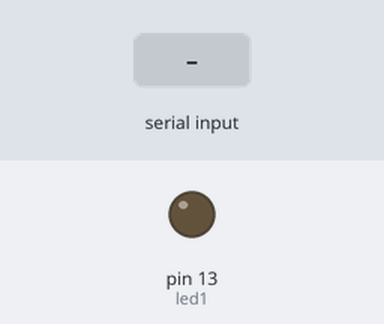
Recording of a sketch running on a simulated Arduino Uno, built with avr-gcc and run on an emulated ATmega328P. Shown: output pins drawn as LEDs (lit = HIGH). The inputs (shaded band) are chosen by the test bench.

Above: at 1.2 s.
1.3 s: "a" received over Serial
At 2.5 s:
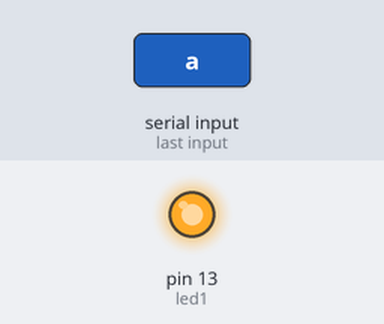
2.8 s: "b" received over Serial
At 3.8 s:
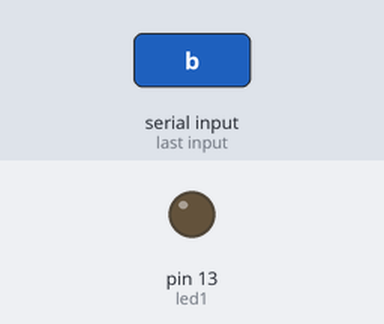
Timing chart, 0 to 5.8 s (numbered marks = the images above; inputs shaded):
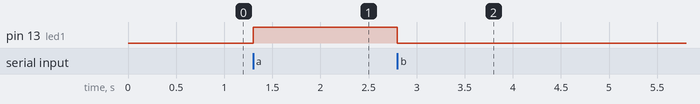

Measured:
- after the input at 1.3 s, pin 13 (led1): LOW → HIGH at once
- after the input at 2.8 s, pin 13 (led1): HIGH → LOW at once

The sketch:

FAI.ino
```cpp
    // ใช้ GPIO2
int var1;
int led1 = 13;
void setup()
{
  Serial.begin(9600);
  pinMode(led1, OUTPUT);
  digitalWrite(led1, LOW);
}

void loop()
{
  if (Serial.available())
  {
    var1 = Serial.read();
    if (var1 == 'a')
    {
      digitalWrite(led1, HIGH);  // เปิด LED
    }
    else if (var1 == 'b')
    {
      digitalWrite(led1, LOW);   // ปิด LED
    }
  }
}
```
